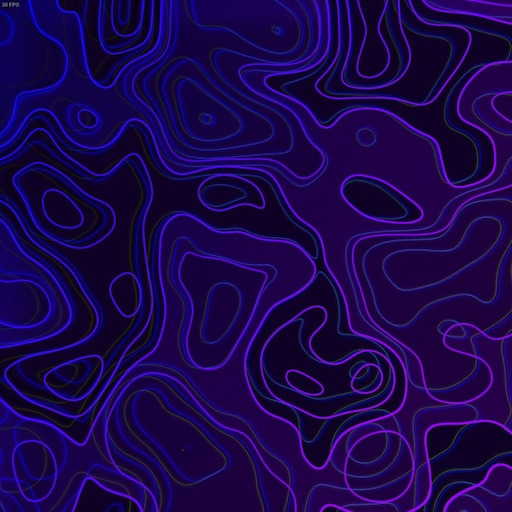
#> input picture img/back1.jpg, 512 x 512 px
$ python -i gradiente_sobel.py   (imports and definitions only)   (older library calls are emulated)
#> lines starting #> are read from the running program, lines starting #| are printed output that depends on the picture
#> further down, picture is the input picture: shape (512, 512, 3); mean B, G, R 76.4, 4.9, 27.1
import cv2

def gradiente_sobel(image):
    img_cinza = cv2.cvtColor(image, cv2.COLOR_BGR2GRAY)
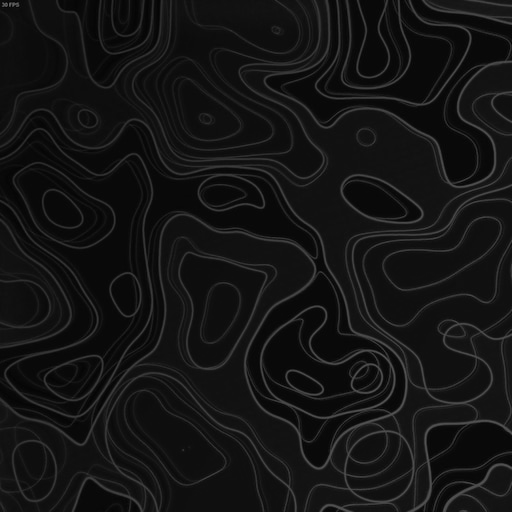
#> img_cinza: shape (512, 512); min 2, max 106, mean 19.7

    sobelx = cv2.Sobel(img_cinza, cv2.CV_64F, 1, 0, ksize=3)
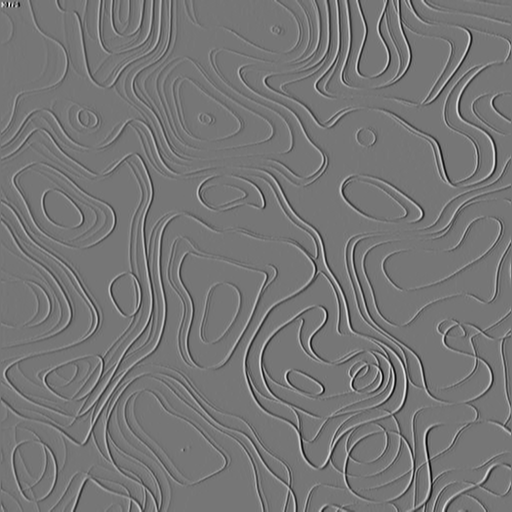
#> sobelx: shape (512, 512) float64; min -305, max 351, mean 0.1; drawn with min black and max white
    sobely = cv2.Sobel(img_cinza, cv2.CV_64F, 0, 1, ksize=3)
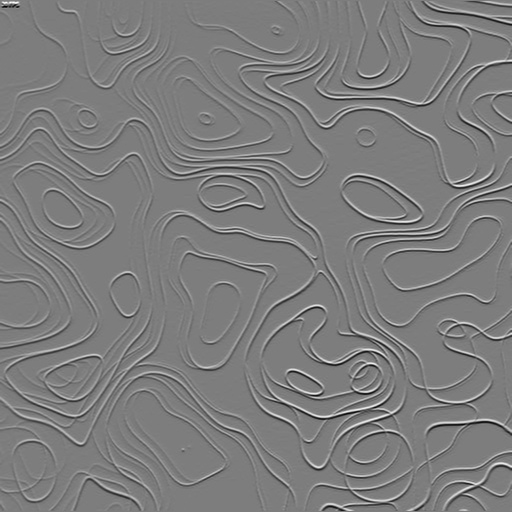
#> sobely: shape (512, 512) float64; min -309, max 319, mean 0; drawn with min black and max white

    magnitude = cv2.magnitude(sobelx, sobely)
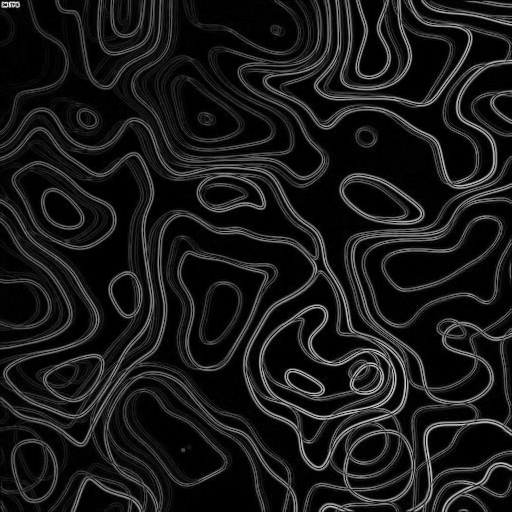
#> magnitude: shape (512, 512) float64; min 0, max 361, mean 35.6; drawn with min black and max white
    img_out = cv2.normalize(magnitude, None, 0, 255, cv2.NORM_MINMAX).astype('uint8')

    return img_out

>>> import cv2
>>> picture = cv2.imread('img/back1.jpg')
>>> result = gradiente_sobel(picture)
